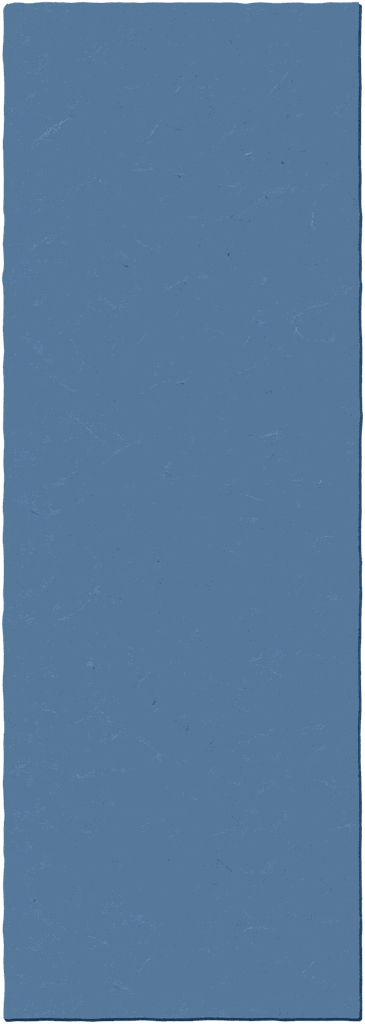
#> input picture art/set.flat-1@5x.png, 365 x 1024 px, found by its file name
$ python tint_test.py ../art/set.flat-1@5x.png
#> lines starting #> are read from the running program, lines starting #| are printed output that depends on the picture
import sys, numpy as np
from PIL import Image, ImageDraw, ImageFont
art = sys.argv[1]
pieces = [('set.flat-1@5x.png','blue flat'),('set.flat-2@5x.png','brick red flat'),('set.flat-5@5x.webp','dark corrugated flat'),('set.flat-10@5x.png','cream flat'),('grip.platform@6x.webp','platform (multi-color)')]
palette = [('sage','#9DB08A'),('coral','#E2725B'),('mustard','#E0A93B'),('plum','#7B4B6A'),('teal','#3F8F8C'),('cream','#F0E2C4')]
def hex2(h): return np.array([int(h[i:i+2],16) for i in (1,3,5)],float)/255
def neutral(rgb, a):
    L = (rgb*[0.2126,0.7152,0.0722]).sum(-1)
    med = np.percentile(L[a>0.5], 90)
    return np.clip(L/med*0.94,0,1), med
def tint(n, col): return n[...,None]*col[None,None,:]
H=300; pad=14; label=26
rows=[]
for fn,name in pieces:
    im = Image.open(f'{art}/{fn}').convert('RGBA')
#> im is the input picture: PIL image 365x1024 RGBA; mean R, G, B, A 81, 116.4, 150.6, 245.8
    s = H/im.height; im = im.resize((max(1,int(im.width*s)),H), Image.LANCZOS)
#> after `s = H / im.height`: s = 0.293
    arr = np.asarray(im,float)/255; rgb, a = arr[...,:3], arr[...,3]
#> after `rgb, a = (arr[..., :3], arr[..., 3])`:
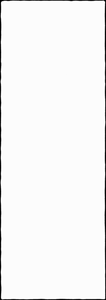
#> a: shape (300, 106) float64; min 0, max 1, mean 0.964
    n, med = neutral(rgb,a)
#> in neutral, `L = (rgb*[0.2126,0.7152,0.0722]).sum(-1)`:
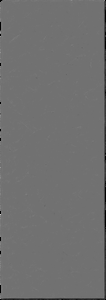
#> L: shape (300, 106) float64; min 0, max 0.787, mean 0.441
#> in neutral, `med = np.percentile(L[a>0.5], 90)`: med = 0.449
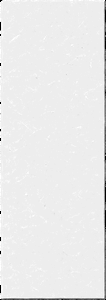
#> n: shape (300, 106) float64; min 0, max 1, mean 0.921
#> med = 0.449
    own = np.array([np.median(rgb[...,i][a>0.5]) for i in range(3)])
#> own = [0.322, 0.467, 0.6]
    cells=[('original',rgb),('neutral',np.repeat(n[...,None],3,-1)),('own color back',tint(n,np.clip(own/0.94*med/max(np.median((rgb*[0.2126,0.7152,0.0722]).sum(-1)[a>0.5]),1e-6),0,1)))]
    cells += [(pn,tint(n,hex2(ph))) for pn,ph in palette]
#> in tint (call 4), `def tint(n, col): return n[...,None]*col[None,None,:]`:
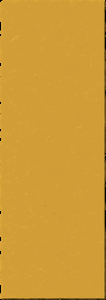
#> returned value: shape (300, 106, 3) float64; mean of channels 0, 1, 2 0.809, 0.611, 0.213; drawn as R, G, B
#> in tint (call 5), `def tint(n, col): return n[...,None]*col[None,None,:]`:
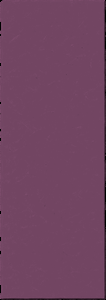
#> returned value: shape (300, 106, 3) float64; mean of channels 0, 1, 2 0.444, 0.271, 0.383; drawn as R, G, B
#> in tint (call 6), `def tint(n, col): return n[...,None]*col[None,None,:]`:
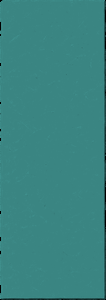
#> returned value: shape (300, 106, 3) float64; mean of channels 0, 1, 2 0.228, 0.517, 0.506; drawn as R, G, B
#> in tint (call 7), `def tint(n, col): return n[...,None]*col[None,None,:]`:
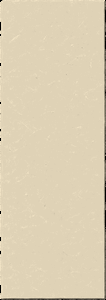
#> returned value: shape (300, 106, 3) float64; mean of channels 0, 1, 2 0.867, 0.817, 0.708; drawn as R, G, B
#> cells = 9 items
    rows.append((name,[(t,Image.fromarray((np.dstack([c,a])*255).astype('uint8'),'RGBA')) for t,c in cells]))
#> pass 2 of the loop `for fn,name in pieces:`:
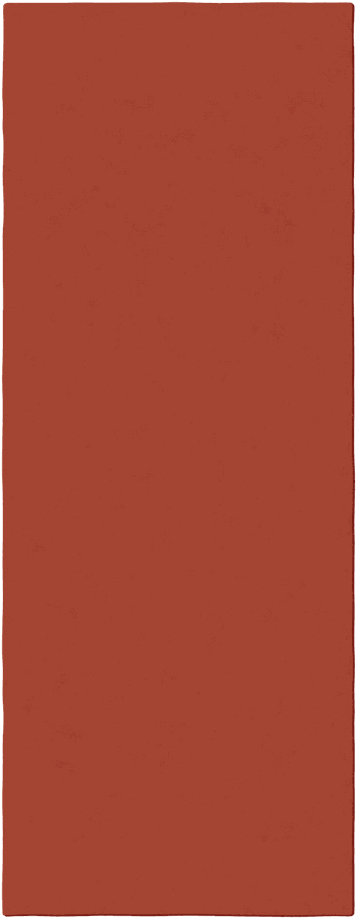
#> input picture art/set.flat-2@5x.png, 357 x 919 px, found by its file name
#> im is the input picture: PIL image 357x919 RGBA; mean R, G, B, A 160.9, 65.5, 47.9, 247.7
#> im: PIL image 116x300 RGBA
#> arr: shape (300, 116, 4) float64
#> rgb: shape (300, 116, 3) float64
#> a: shape (300, 116) float64
#> L: shape (300, 116) float64
#> `n, med = neutral(rgb,a)`:
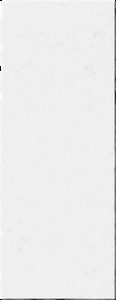
#> n: shape (300, 116) float64; min 0, max 1, mean 0.93
#> `n, med = neutral(rgb,a)`: med = 0.336
#> own = [0.643, 0.259, 0.192]
#> in tint (call 14), `def tint(n, col): return n[...,None]*col[None,None,:]`:
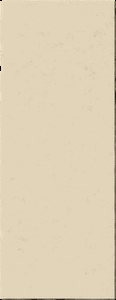
#> returned value: shape (300, 116, 3) float64; mean of channels 0, 1, 2 0.875, 0.824, 0.715; drawn as R, G, B
#> pass 3 of the loop `for fn,name in pieces:`:
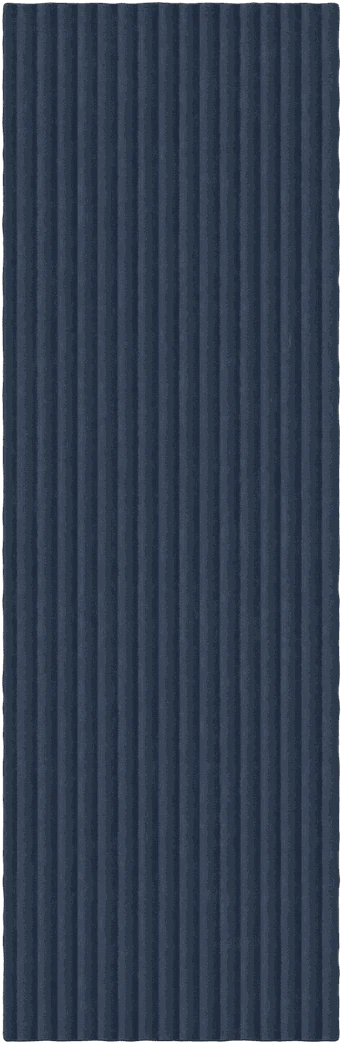
#> input picture art/set.flat-5@5x.webp, 342 x 1044 px, found by its file name
#> im is the input picture: PIL image 342x1044 RGBA; mean R, G, B, A 46.1, 58.1, 75.6, 246.7
#> im: PIL image 98x300 RGBA
#> arr: shape (300, 98, 4) float64
#> rgb: shape (300, 98, 3) float64
#> a: shape (300, 98) float64
#> L: shape (300, 98) float64
#> `n, med = neutral(rgb,a)`:
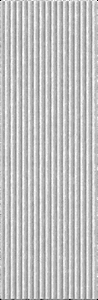
#> n: shape (300, 98) float64; min 0, max 1, mean 0.756
#> `n, med = neutral(rgb,a)`: med = 0.274
#> own = [0.173, 0.22, 0.286]
#> in tint (call 21), `def tint(n, col): return n[...,None]*col[None,None,:]`:
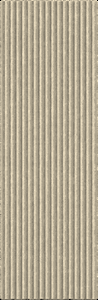
#> returned value: shape (300, 98, 3) float64; mean of channels 0, 1, 2 0.711, 0.67, 0.581; drawn as R, G, B
#> (the run stopped early here; a loop or call above may not have finished)
